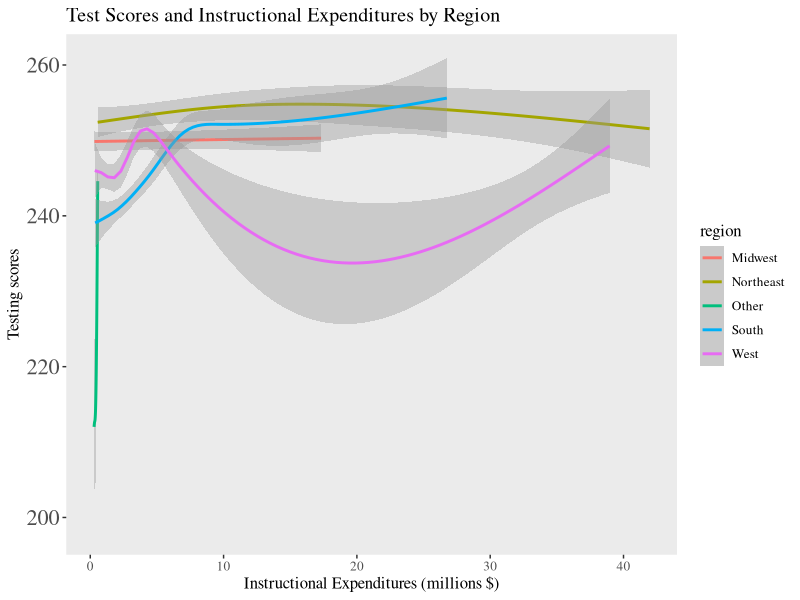
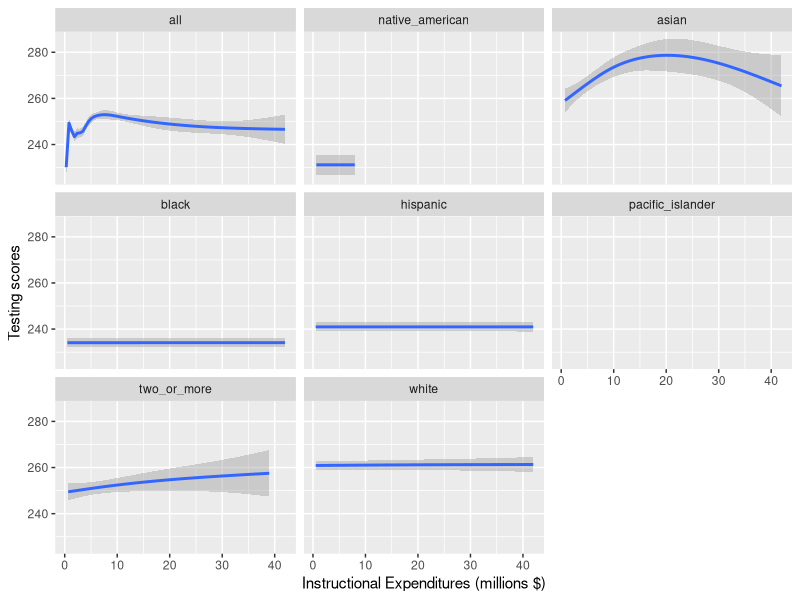
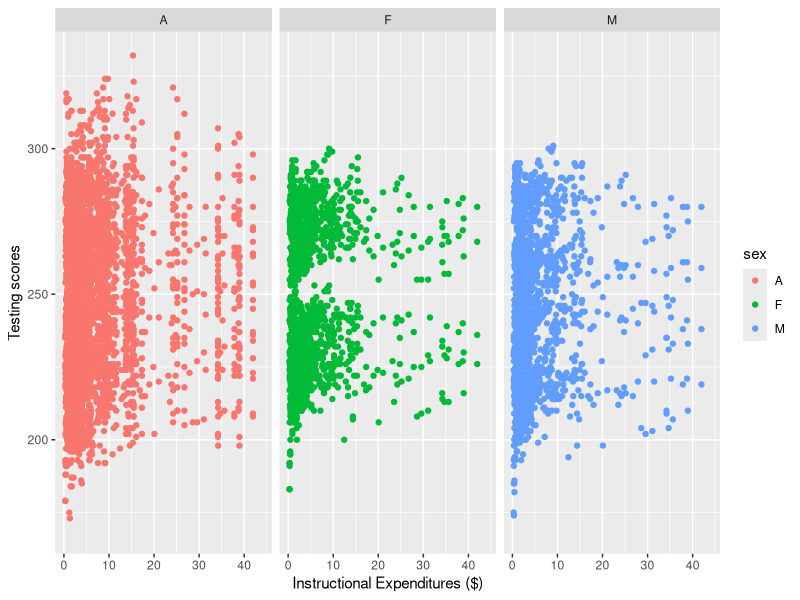
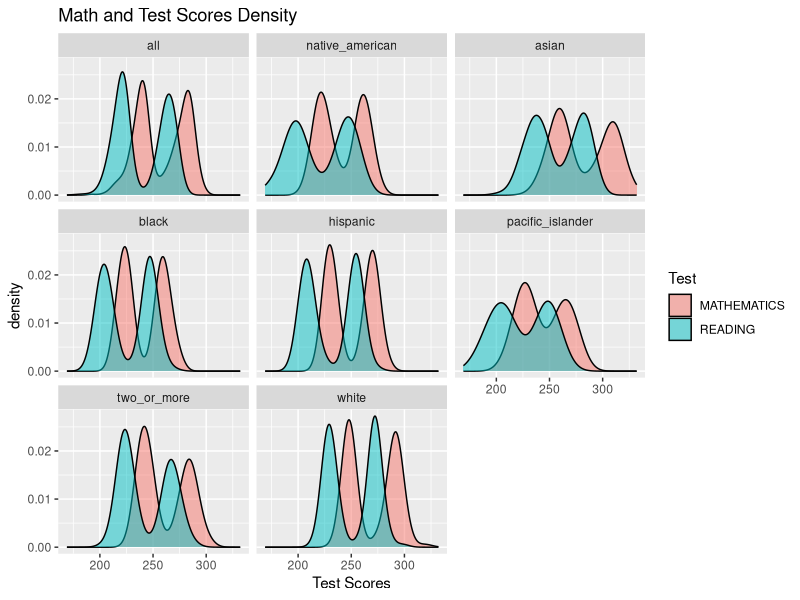
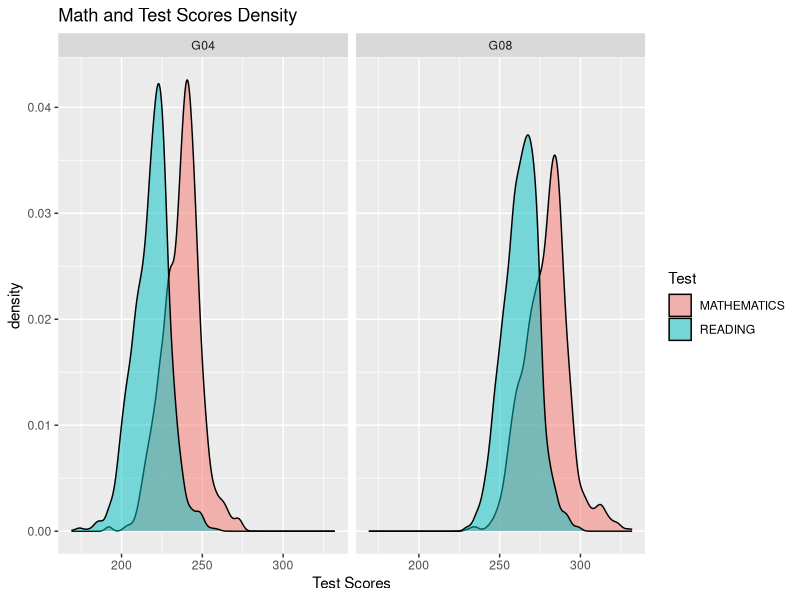
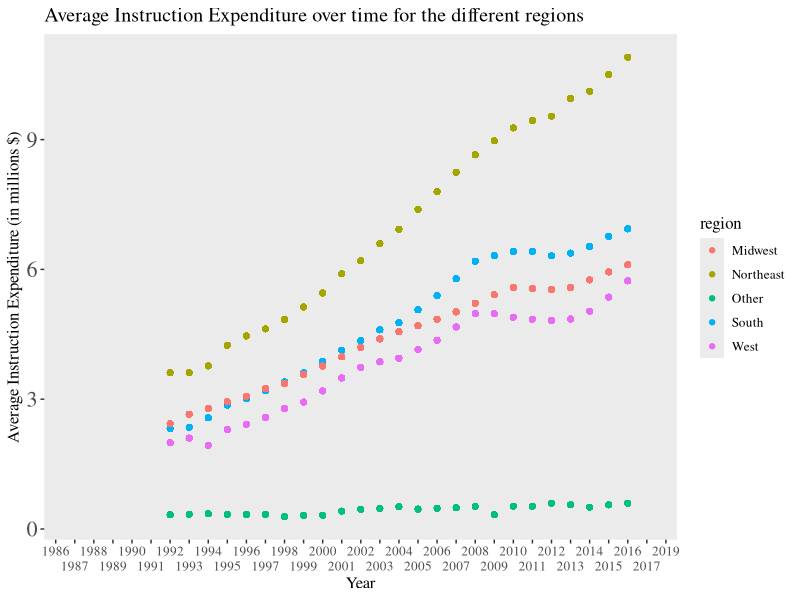

R code for these plots, in order: (Note: this script raises an error after producing the figures.)
## ---- chunk 1
knitr::opts_chunk$set(echo = FALSE, message = FALSE, results = FALSE, warning = FALSE)
library(tidyverse)
library(readxl)
## ---- chunk 2
schools <- read_xlsx("US_schools_data.xlsx")
## ---- chunk 3
clean_schools <-schools %>%
  select(PRIMARY_KEY,
         TOTAL_EXPENDITURE, 
         INSTRUCTION_EXPENDITURE, 
         SUPPORT_SERVICES_EXPENDITURE, 
         OTHER_EXPENDITURE, 
         CAPITAL_OUTLAY_EXPENDITURE, 
         ends_with("READING"), 
         ends_with("MATHEMATICS"))
## ---- chunk 4

clean_schools$PRIMARY_KEY <- str_replace(clean_schools$PRIMARY_KEY,"_", " ")

clean_schools <- clean_schools %>%
  separate(PRIMARY_KEY, 
           into = c("year", "state"), 
           sep = " ")

clean_schools$state <- str_replace_all(clean_schools$state, "_", " ")


## ---- chunk 5
clean_schools <- clean_schools %>%
  pivot_longer("G04_A_A_READING":"G08_TR_A_MATHEMATICS",
               names_to = c("grade","race", "sex", "test"),
               names_sep = "_",
               values_to = "score")
## ---- chunk 6
clean_schools <- clean_schools %>%
  mutate(sex = as.factor(sex),
         race = fct_recode(as.factor(clean_schools$race), 
                           all = "A",
                           asian = "AS",
                           hispanic = "HI",
                           black = "BL",
                           white = "WH",
                           pacific_islander = "HP",
                           two_or_more = "TR",
                           native_american = "AM"),
         test = as.factor(test),
         grade =as.factor(grade),
         INSTRUCTION_EXPENDITURE = INSTRUCTION_EXPENDITURE / 1000000
         )
  
## ---- chunk 7
MIDWEST <- c("INDIANA",
             "ILLINOIS",
             "MICHIGAN",
             "OHIO",
             "WISCONSIN",
             "IOWA",
             "KANSAS",
             "MINNESOTA",
             "MISSOURI",
             "NEBRASKA",
             "NORTH DAKOTA",
             "SOUTH DAKOTA")

NORTHEAST <- c("CONNECTICUT",
               "MAINE",
               "MASSACHUSETTS",
               "NEW HAMPSHIRE",
             "RHODE ISLAND",
             "VERMONT",
             "NEW JERSEY",
             "NEW YORK",
             "PENNSYLVANIA")

SOUTH <- c("DELAWARE",
           "DISTRICT",
           "FLORIDA",
           "GEORGIA",
            "MARYLAND",
           "NORTH CAROLINA",
           "SOUTH CAROLINA",
           "VIRGINIA",
            "WEST VIRGINIA",
           "ALABAMA","KENTUCKY",
           "MISSISSIPPI",
            "TENNESSEE",
           "ARKANSAS",
           "LOUISIANA",
           "OKLAHOMA",
           "TEXAS")

WEST <- c("ARIZONA",
          "COLORADO",
          "IDAHO",
          "NEW MEXICO",
          "MONTANA",
            "UTAH",
          "NEVADA",
          "WYOMING",
          "ALASKA",
          "CALIFORNIA",
            "HAWAII",
          "OREGON",
          "WASHINGTON")

clean_schools <- clean_schools %>%
  mutate(region = if_else(state %in% MIDWEST, "Midwest", 
                          if_else(state %in% NORTHEAST, "Northeast", 
                                  if_else(state %in% SOUTH, "South", 
                                          if_else(state %in% WEST, "West", "Other")))))

## ---- chunk 8
clean_schools %>%
  group_by(region) %>%
  ggplot(aes(x = INSTRUCTION_EXPENDITURE, y = score, color = region)) +
  geom_smooth() +
  theme(panel.grid.major = element_blank(), 
        panel.grid.minor = element_blank(),
        text=element_text(size=12, 
                          family="serif"),
                          axis.text.y = element_text(size = 16))+
  labs(title = "Test Scores and Instructional Expenditures by Region",
       x = "Instructional Expenditures (millions $)", 
       y = "Testing scores")  

clean_schools %>%
  ggplot(aes(x = INSTRUCTION_EXPENDITURE, y = score)) +
  #geom_point() +
  geom_smooth() +
  labs(x = "Instructional Expenditures (millions $)", 
       y = "Testing scores")  +
  facet_wrap(~race)
## ---- chunk 9
clean_schools %>%
  ggplot(aes(x = INSTRUCTION_EXPENDITURE, y = score, color = sex)) +
  geom_point() +
  labs(x = "Instructional Expenditures ($)", 
       y = "Testing scores")  +
  facet_wrap(~sex)
## ---- chunk 10
clean_schools %>%
  ggplot()+
  geom_density(mapping = aes(x = score, fill = test), alpha = 0.5)+
  facet_wrap(~race) +
  labs(title = "Math and Test Scores Density", x = "Test Scores", fill = "Test")
## ---- chunk 11
clean_schools %>%
  ggplot()+
  geom_density(mapping = aes(x = score, fill = test), alpha = 0.5)+
  facet_wrap(~grade) +
  labs(title = "Math and Test Scores Density", x = "Test Scores", fill = "Test")
## ---- chunk 12
clean_schools %>%
  #filter(!is.na(INSTRUCTION_EXPENDITURE)) %>%
  group_by(year, region, race, sex) %>%
  mutate(  avg = mean(INSTRUCTION_EXPENDITURE, na.rm = TRUE),
         year = as.factor(year)) %>%
  ggplot(mapping = aes(x = year, y = avg, color = region))+
  geom_point() +
  scale_x_discrete(guide = guide_axis(n.dodge=2))+
  theme(panel.grid.major = element_blank(), 
        panel.grid.minor = element_blank(),
        text=element_text(size=12, 
                          family="serif"),
                          axis.text.y = element_text(size = 16))+
  labs(title = "Average Instruction Expenditure over time for the different regions", y = "Average Instruction Expenditure (in millions $)", x = "Year")
## ---- chunk 13
clean_schools %>%
  group_by(year, region) %>%
  filter(year > 1992 & year < 2017) %>%
  mutate(
    avg = mean(INSTRUCTION_EXPENDITURE, na.rm = TRUE),
         year = as.factor(year)) %>%
  ggplot(mapping = aes(x = year, 
                       y = avg,
                       group = region,
                       color = fct_reorder2(region, year, INSTRUCTION_EXPENDITURE)))+
  geom_line() +
  scale_x_discrete(guide = guide_axis(n.dodge=2)) +
  #scale_colour_brewer(palette = "Paired") +
  theme(panel.grid.major = element_blank(), 
        panel.grid.minor = element_blank(),
        text=element_text(size=12, 
                          family="serif"),
                          axis.text.y = element_text(size = 16))+
  # code for removing gridlines from https://felixfan.github.io/ggplot2-remove-grid-background-margin/
  # code for font from https://stackoverflow.com/questions/34522732/changing-fonts-in-ggplot2
  # annotation from https://ggplot2.tidyverse.org/reference/annotate.html
  labs(title = "Average Instruction Expenditure Over Time by Region",
       x = "Year",
       y = "Average Instruction Expenditure (Millions $)",
       color = "Region")+
  annotate("text", 
           x = "2012", 
           y = 7.75, 
           label = "Large increase \n for Northeast",
           size = 2)

## ---- chunk 14
clean_schools %>%
  filter(test == "MATHEMATICS",
         !is.na(score)) %>%
  lm(score ~ INSTRUCTION_EXPENDITURE, data = .) ->
  math_model

clean_schools %>%
  filter(test == "READING",
         !is.na(score)) %>%
  lm(score ~ INSTRUCTION_EXPENDITURE, data = .) ->
  reading_model
## ---- chunk 15
summary(math_model)
# math model has higher r^2
summary(reading_model)
## ---- chunk 16
clean_schools %>%
  lm(score ~ test, data = .) ->
  test_model
summary(test_model)
## ---- chunk 17
clean_schools %>%
  mutate(year = as.numeric(year)) %>%
  lm(score ~ test + year, data = .) %>%
  summary()
## ---- chunk 18
clean_schools %>%
  mutate(year = as.numeric(year),
         state = as.factor(state)) %>%
  lm(score ~ test + year + SUPPORT_SERVICES_EXPENDITURE, data = .) %>%
  summary()
## ---- chunk 19
clean_schools %>%
  mutate(year = as.numeric(year)) %>%
  lm(score ~ test + year + region + SUPPORT_SERVICES_EXPENDITURE, data = .) %>%
  summary()
## ---- chunk 20
clean_schools %>%
  mutate(year = as.numeric(year)) %>%
  lm(score ~ test + year + region + SUPPORT_SERVICES_EXPENDITURE + race, data = .) %>%
  summary()
## ---- chunk 21
clean_schools %>%
  mutate(year = as.numeric(year)) %>%
  lm(score ~ test + year + region + race, data = .) %>%
  summary()
## ---- chunk 22
clean_schools %>%
  mutate(year = as.numeric(year)) %>%
  lm(score ~ test + year + region + SUPPORT_SERVICES_EXPENDITURE + race + grade, data = .) %>%
  summary()
## ---- chunk 23
clean_schools %>%
  mutate(year = as.numeric(year)) %>%
  lm(score ~ test + year + region +  race + grade + INSTRUCTION_EXPENDITURE, data = .) %>%
  summary()
## ---- chunk 24
clean_schools %>%
  mutate(year = as.numeric(year)) %>%
  lm(score ~ test + year + region + race + grade , data = .) %>%
  summary()
## ---- chunk 25
clean_schools %>%
  mutate(year = as.numeric(year)) %>%
  ggplot(mapping = aes(x = year, 
                           y = score,
                           color = race))+
  geom_point()+
  geom_jitter()+
  #stat_smooth(method = "lm")+
  facet_grid(rows = vars(test), cols = vars(grade))+
  theme(panel.grid.major = element_blank(), 
        panel.grid.minor = element_blank())
## ---- chunk 26
clean_schools %>%
  filter(year >= 2010,
         race != "all") %>%
  mutate(year = as.factor(year)) %>%
  ggplot(mapping = aes(x = year, 
                           y = score,
                           color = race))+
  geom_point()+
  geom_jitter()+
  stat_smooth(method = "lm")+
  facet_grid(rows = vars(test), cols = vars(grade))+
  theme(panel.grid.major = element_blank(), 
        panel.grid.minor = element_blank())
## ---- chunk 27
schools_lm <- clean_schools %>%
  mutate(year = as.numeric(year)) %>%
  lm(score ~ test + year + region + race + grade + INSTRUCTION_EXPENDITURE, data = .)
schools_predict <- predict(schools_lm)
schools_sigma <- sigma(schools_lm)
## ---- chunk 28
noise <- function(x, mean = 0, sd){
  n <- length(x)
  new_data <- x + rnorm(n, mean, sd)
  return(new_data)
}
## ---- chunk 29
new_data <- tibble(
  predict_score = noise(schools_predict,
                         sd = schools_sigma)
)
## ---- chunk 30
new_data <- clean_schools %>% 
  filter(!is.na(score), 
         !is.na(test), 
         !is.na(year),
         !is.na(region),
         !is.na(race),
         !is.na(grade),
         !is.na(INSTRUCTION_EXPENDITURE)) %>% 
  select(score, test, year, region, race, grade,
         INSTRUCTION_EXPENDITURE) %>% 
  bind_cols(new_data)
## ---- chunk 31
nsims <- 1000

sims <- map_dfc(1:nsims, ~tibble(
  sim = noise(schools_predict, 
              sd = schools_sigma)))
## ---- chunk 32
colnames(sims) <- colnames(sims) %>% 
  str_replace(pattern = "\\.\\.\\.",
                  replace = "_")
## ---- chunk 33
sims <- clean_schools %>% 
filter(!is.na(score), 
         !is.na(test), 
         !is.na(year),
         !is.na(region),
         !is.na(race),
         !is.na(grade),
         !is.na(INSTRUCTION_EXPENDITURE)) %>%  
  select(score) %>% 
  bind_cols(sims)
## ---- chunk 34
sim_r_sq <- sims %>% 
  map( ~lm(score ~ .x, data = sims)) %>% 
  map(broom::glance) %>% 
  map_dbl(~.$r.squared)
## ---- chunk 35
sim_r_sq <- sim_r_sq[names(sim_r_sq) != "score"]
head(sim_r_sq)
## ---- chunk 36
tibble(sims = sim_r_sq) %>% 
  ggplot(aes(x = sims)) + 
  geom_histogram()
